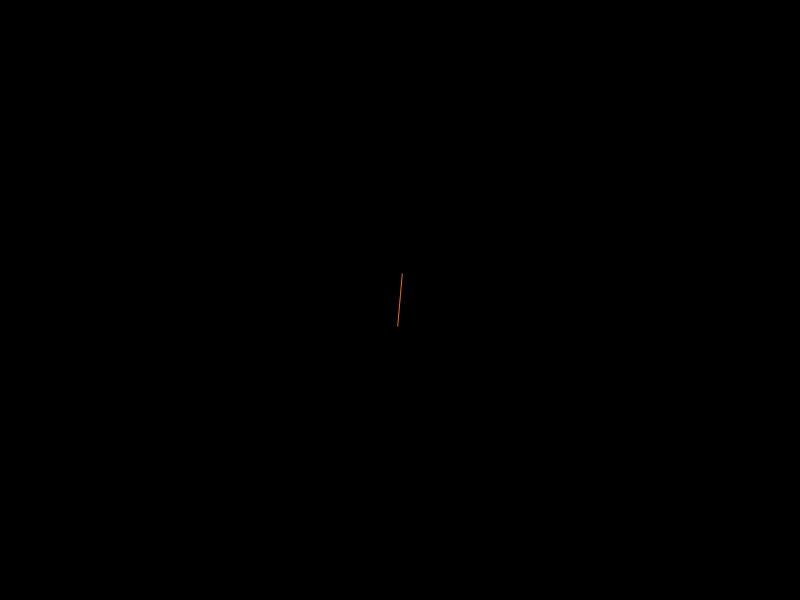
Frame 1 (no input)
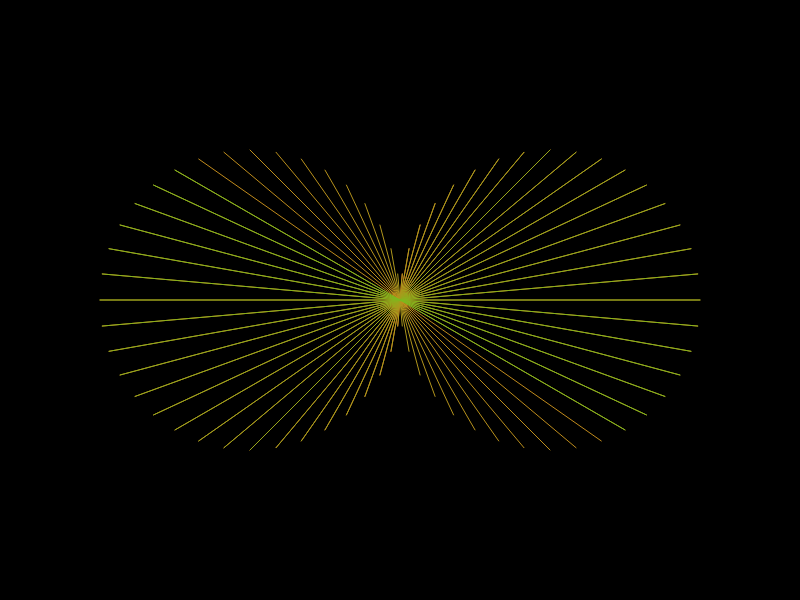
Frame 60 (no input)
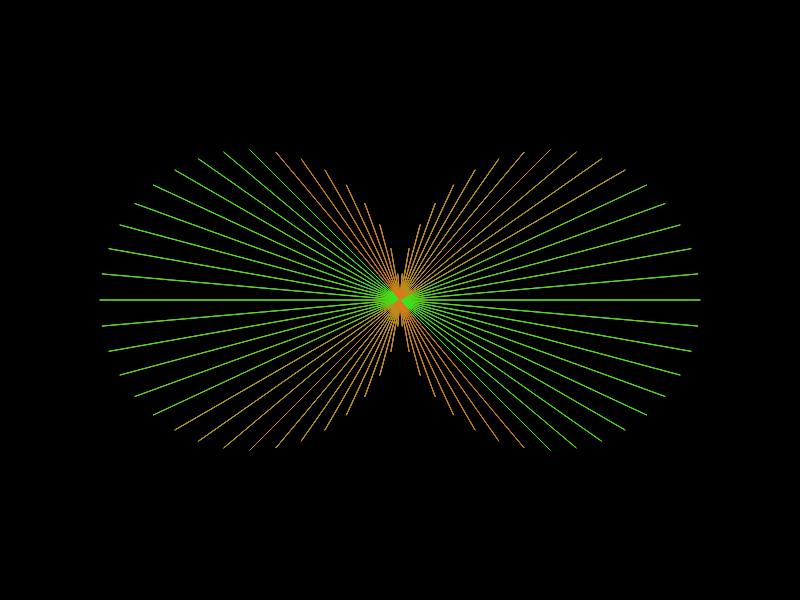
Frame 120 (the mouse pressed at the canvas centre since frame 60)

The p5.js sketch that drew these frames (run headless with seeded random() and noise() and a simulated clock; from frame 60 on, the mouse is pressed at the canvas centre):

// p5.js sketch
// ── sketch.js
function setup() {
  createCanvas(800,600);
  angleMode(DEGREES);
  background(0);
  noFill();
  frameRate(40);
}

function draw() {
  translate(width/2,height/2);
  var b = 90-frameCount*5;
  


  stroke(lerpColor(color('#F4691C'),color('#28F21D'),(frameCount%100)/100));
  line(0,0,300*cos(b)*cos(b),-300*cos(b)*sin(b));
  line(0,0,-300*cos(b)*cos(b),300*cos(b)*sin(b));
  
  
}
